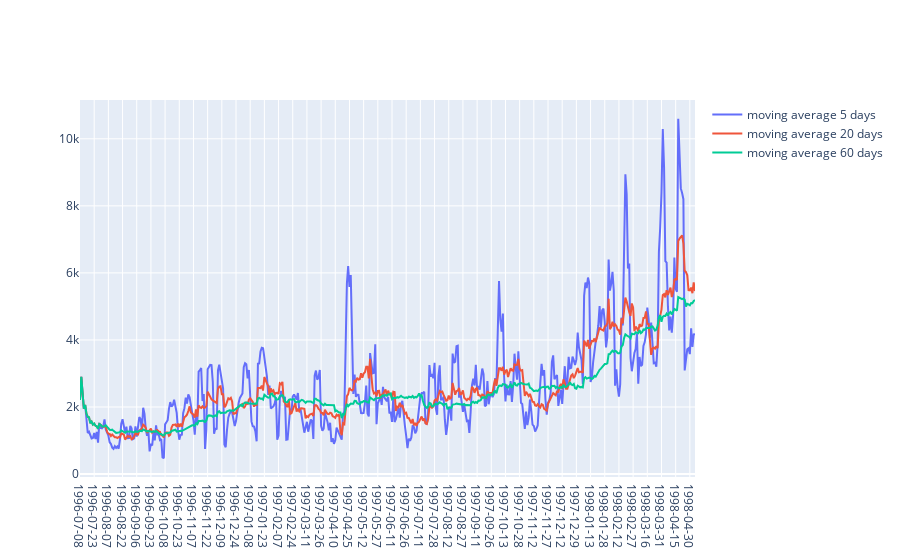

The notebook cell this image was saved under:
### Markdown cell above
5일치와 20일치 한꺼번에 나타내기

### Code cell
import plotly.graph_objects as go 

fig = go.Figure()
fig.add_trace(go.Scatter(x = get_moving_avg_df(4).d_day, y = get_moving_avg_df(4).m_avg_5day ,mode = "lines", name = "moving average 5 days"))
fig.add_trace(go.Scatter(x = get_moving_avg_df(19).d_day, y = get_moving_avg_df(19).m_avg_20day ,mode = "lines", name = "moving average 20 days"))
fig.add_trace(go.Scatter(x = get_moving_avg_df(59).d_day, y = get_moving_avg_df(59).m_avg_60day ,mode = "lines", name = "moving average 60 days"))
fig.update_xaxes(type="category")
fig.show()

### Figure 1 — Plotly figure (JSON) as saved in the notebook; plotly's stock layout.template omitted (floating-point values rounded to 4 significant figures; data arrays with more than 128 entries replaced by an {"elided": "..."} marker saying what was removed)
{"data": [{"mode": "lines", "name": "moving average 5 days", "type": "scatter", "x": {"elided": "478 str values"}, "y": {"elided": "478 float values"}}, {"mode": "lines", "name": "moving average 20 days", "type": "scatter", "x": {"elided": "478 str values"}, "y": {"elided": "478 float values"}}, {"mode": "lines", "name": "moving average 60 days", "type": "scatter", "x": {"elided": "478 str values"}, "y": {"elided": "478 float values"}}], "layout": {"xaxis": {"type": "category"}}}
